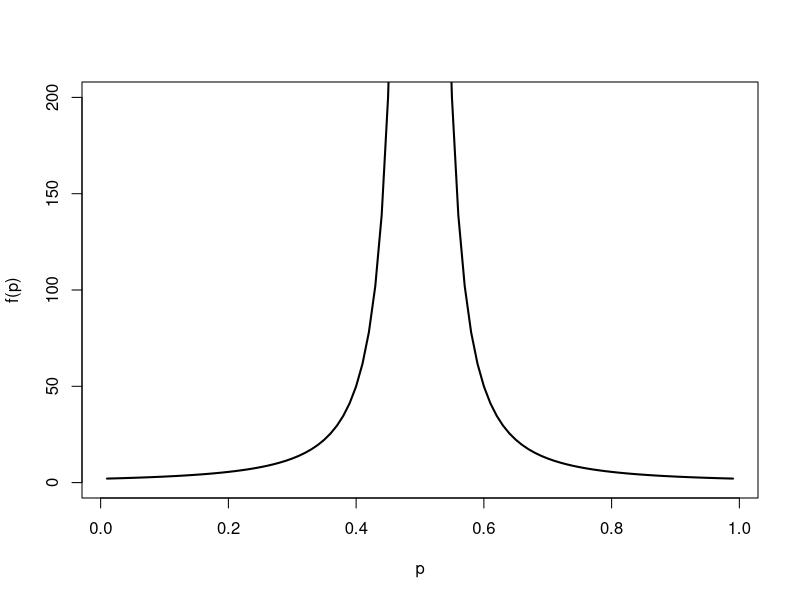

The R source for this figure: (Note: this script raises an error after producing the figure.)
## investigating running time v. p for QBF of 2p

p <- seq(0.01, 0.99, 0.01)
f <- function(p) {2/(1-4*p*(1-p))}
plot(p, f(p), type='l', lwd=2, ylim=c(0,200))

#---

qk <- function(k) {choose(2*k,k)/((2*k-1)*2^(2*k))}
k <- 1:100
plot(k, q(k), log='y', ylab='q_k', pch=16)

#---
# running time of QBF for wedge fn

qk <- function(k) {choose(2*k,k)/((2*k-1)*2^(2*k))}
tauk_fn <- function(k,p) { 2 * choose(2*k,k) * (1-p^k)/((2*k-1)*2^(2*k) * (1-p)) } #possible to sum analytically over k?

p <- seq(0.001, 0.999, 0.002)
k <- 1:500
p2 <- 4*p*(1-p)

Et <- numeric(length(p))
for (j in 1:length(p2)) {
  Etauk <- numeric(length(k))
  for (i in 1:length(k)) {
    Etauk[i] <- tauk_fn(k[i], p2[j])
  }
  Et[j] <- sum(Etauk)
}

plot(p, Et, type='l', lwd=2, ylim=c(0,20), ylab='E(tau)')
#plot(p, rep(sum(2*k*q(k)), length(p)))
#plot(k, cumsum(2*k*q(k)))



#---
# discrepancy caused by truncating k

qk <- function(k) {choose(2*k,k)/((2*k-1)*2^(2*k))}
p <- 0.49
p2 <- function(p) {4*p*(1-p)}
k <- 1:500
kterms <- q(k)
diff <- 1 - cumsum(kterms)
plot(k, diff, xlab='k_max', ylab='error', log='y')

# discrepancy as a function of mean quoin consumption
qk <- function(k) {choose(2*k,k)/((2*k-1)*2^(2*k))}
k <- 1:500

diff <- 1- cumsum(q(k))
change_error <- q(k)
quoins <- (2/(1-p2(p)))* cumsum(q(k)*(1-p2(p)^k))
#plot(k, diff)
#plot(k, quoins)
ratio <- diff/quoins
plot(k,ratio, log='y')
lines(0.5/k, lwd=2, col='red')


# target function wehn k is restricted
kmax <- 500
k <- 1:kmax
p <- seq(0.01, 0.99, 0.01)
target <- numeric(length(p))
for (i in 1:length(p)) {
  target[i] <- sum(q(k)*p2(p[i])^k)
}
#plot(p, target, type='l', lwd=2, ylim=c(0,1), ylab = 'approximate target')
#lines(p, target, lwd=2)
lines(c(0.5,1), c(1,0), lwd=2, col='grey')
